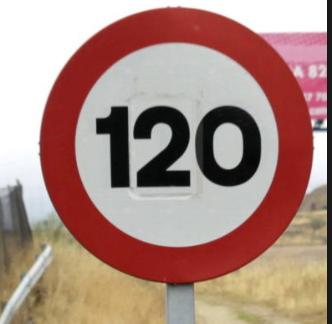
#> input picture dataset/signals/samples/120.PNG, 332 x 324 px; its folder holds only this picture in this run
$ python hsv_prueba.py
#> lines starting #> are read from the running program, lines starting #| are printed output that depends on the picture; after the words box and inside, x2 and y2 are one past the last pixel; in counts of white or black regions, pixels touching at a corner belong together
import cv2
import numpy as np
import glob

SIZE = 128

for file in glob.glob('./dataset/signals/samples/*'):
    img = cv2.imread(file)
#> img is the input picture: shape (324, 332, 3); mean B, G, R 129.5, 139.1, 171.6
    img = cv2.resize(img, (SIZE, SIZE))
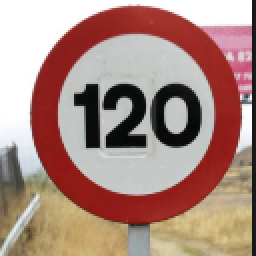
#> img: shape (128, 128, 3) (shown 2 times larger); mean B, G, R 129.3, 139, 171.4
    img_hsv = cv2.cvtColor(img, cv2.COLOR_BGR2HSV)
#> img_hsv: shape (128, 128, 3); mean H, S, V 37.9, 74.6, 172.7

    # Limites de rojo
    low_red1 = np.array([0, 100, 100])
    up_red1 = np.array([10, 255, 255])
    low_red2 = np.array([170, 100, 100])
    up_red2 = np.array([180, 255, 255])

    mask1 = cv2.inRange(img_hsv, low_red1, up_red1)
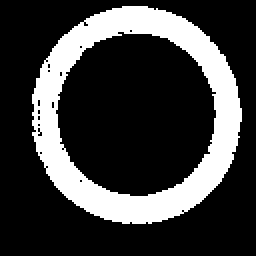
#> mask1: shape (128, 128) (shown 2 times larger); 23.7% white; 1 white region, box (x1, y1, x2, y2) and area: (16, 3, 121, 112) 3891
    mask2 = cv2.inRange(img_hsv, low_red2, up_red2)
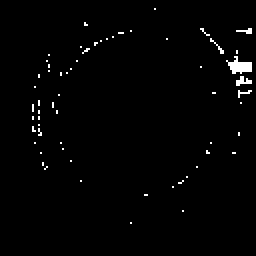
#> mask2: shape (128, 128) (shown 2 times larger); 1.4% white in thin lines or dots, all inside (x1, y1, x2, y2) = (16, 4, 126, 112)

    end = cv2.bitwise_or(mask1, mask2)
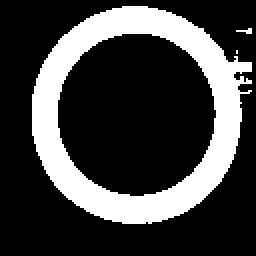
#> end: shape (128, 128) (shown 2 times larger); 25.1% white; 3 white regions (2 under 20 px), largest, box (x1, y1, x2, y2) and area: (16, 3, 126, 112) 4102
    kernel = np.ones((3, 3), np.uint8)
    end = cv2.dilate(end, kernel)
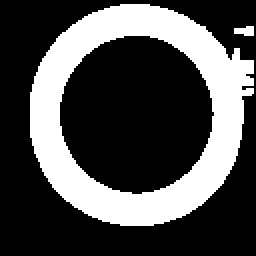
#> end: shape (128, 128) (shown 2 times larger); 30.3% white; 2 white regions, box (x1, y1, x2, y2) and area: (15, 2, 127, 113) 4920, (117, 13, 127, 18) 39

    end2 = cv2.bitwise_and(img, img, mask=end)
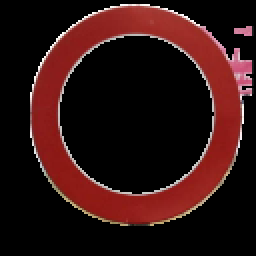
#> end2: shape (128, 128, 3) (shown 2 times larger); mean B, G, R 17.1, 18.1, 46.9

    cv2.imshow('imagen', end2), cv2.waitKey(1000)

$ run again, on dataset/signals/samples/stop2.png
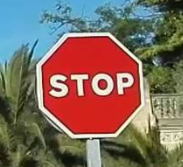
#> input picture dataset/signals/samples/stop2.png, 183 x 167 px
#> img is the input picture: shape (167, 183, 3); mean B, G, R 95.5, 106.8, 126.9
#> img: shape (128, 128, 3)
#> img_hsv: shape (128, 128, 3); mean H, S, V 48.4, 120, 148.7
#> `mask1 = cv2.inRange(img_hsv, low_red1, up_red1)`:
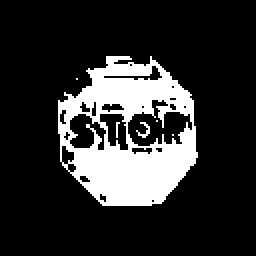
#> mask1: shape (128, 128) (shown 2 times larger); 18.5% white; 6 white regions (4 under 20 px), largest, box (x1, y1, x2, y2) and area: (29, 28, 99, 103) 3006, (68, 61, 75, 69) 21
#> mask2: shape (128, 128); 3.9% white; 29 white regions (19 under 20 px), largest, box (x1, y1, x2, y2) and area: (33, 29, 54, 49) 128, (76, 50, 84, 72) 60, (58, 61, 64, 75) 55
#> `end2 = cv2.bitwise_and(img, img, mask=end)`:
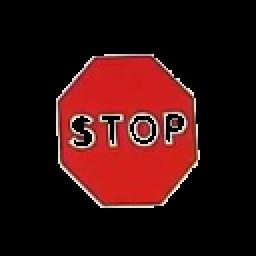
#> end2: shape (128, 128, 3) (shown 2 times larger); mean B, G, R 14.2, 15.3, 51.2

$ run again, on dataset/signals/samples/stop3.jpg
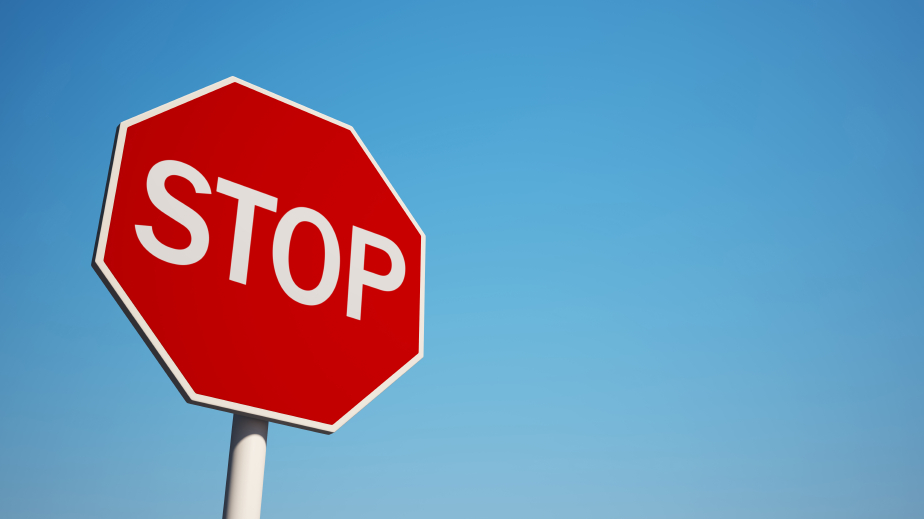
#> input picture dataset/signals/samples/stop3.jpg, 924 x 519 px
#> img is the input picture: shape (519, 924, 3); mean B, G, R 175.5, 141.5, 111.1
#> img: shape (128, 128, 3)
#> img_hsv: shape (128, 128, 3); mean H, S, V 83.2, 151.5, 203
#> `mask1 = cv2.inRange(img_hsv, low_red1, up_red1)`:
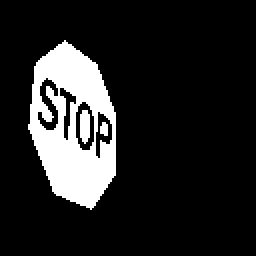
#> mask1: shape (128, 128) (shown 2 times larger); 14.1% white; 3 white regions, box (x1, y1, x2, y2) and area: (14, 20, 58, 105) 2221, (40, 55, 45, 72) 73, (50, 61, 54, 68) 23
#> mask2: shape (128, 128); every value is 0
#> end: shape (128, 128); 17.9% white; 1 white region, box (x1, y1, x2, y2) and area: (13, 19, 59, 106) 2935
#> `end2 = cv2.bitwise_and(img, img, mask=end)`:
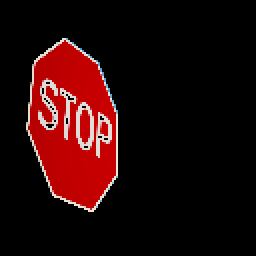
#> end2: shape (128, 128, 3) (shown 2 times larger); mean B, G, R 8.2, 8.3, 35.4

$ run again, on dataset/signals/samples/stop3.png
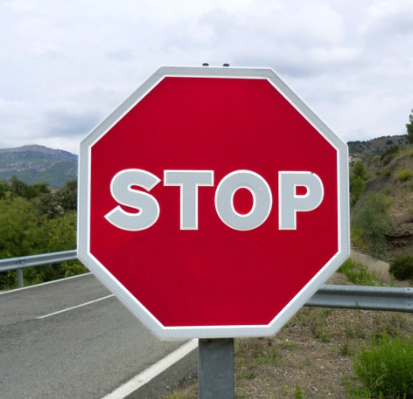
#> input picture dataset/signals/samples/stop3.png, 413 x 399 px
#> img is the input picture: shape (399, 413, 3); mean B, G, R 130, 123.3, 162.9
#> img: shape (128, 128, 3)
#> img_hsv: shape (128, 128, 3); mean H, S, V 102.5, 97.8, 172.2
#> mask1: shape (128, 128); every value is 0
#> `mask2 = cv2.inRange(img_hsv, low_red2, up_red2)`:
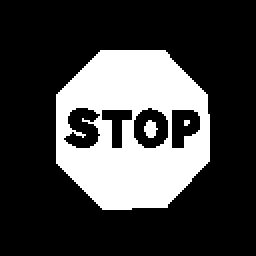
#> mask2: shape (128, 128) (shown 2 times larger); 25.9% white; 3 white regions (1 under 20 px), largest, box (x1, y1, x2, y2) and area: (28, 25, 105, 105) 4185, (72, 60, 79, 69) 44
#> end: shape (128, 128); 30% white; 3 white regions, box (x1, y1, x2, y2) and area: (27, 24, 106, 106) 4813, (71, 59, 80, 70) 80, (91, 59, 96, 64) 24
#> `end2 = cv2.bitwise_and(img, img, mask=end)`:
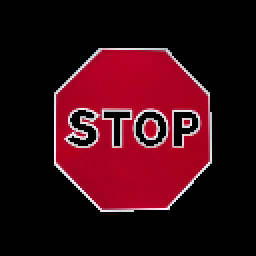
#> end2: shape (128, 128, 3) (shown 2 times larger); mean B, G, R 18.8, 9.8, 53.6
